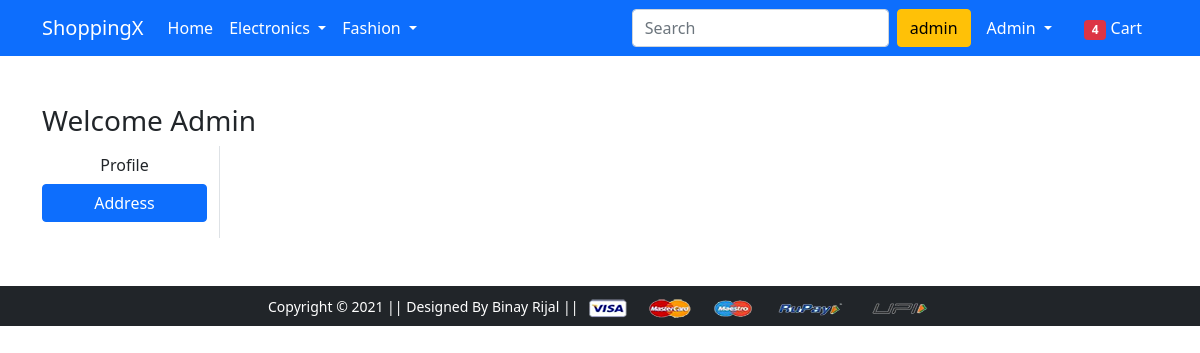
Page /address/ (signed in) on the earlier database version.
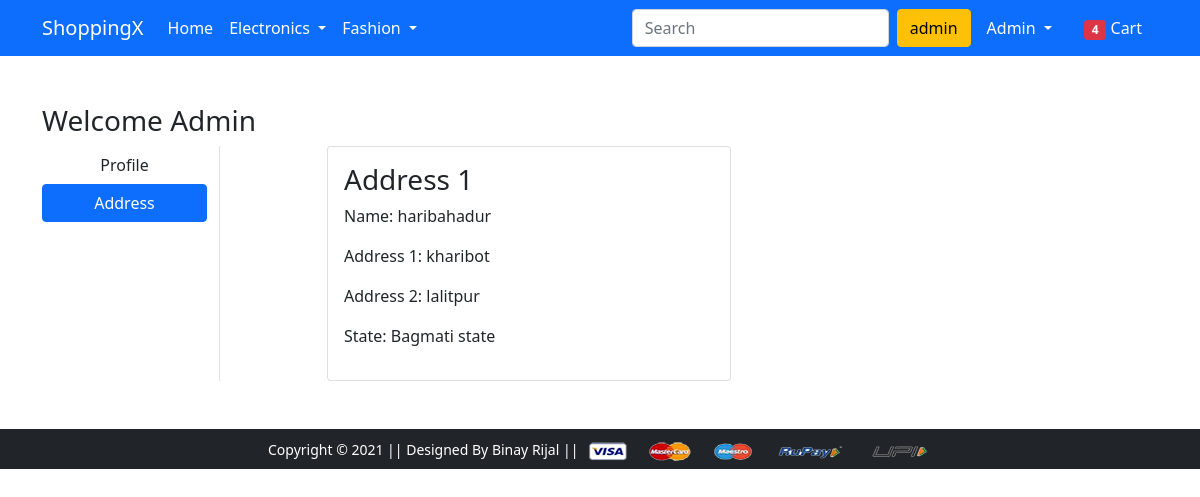
Same page on the later database version.
### app/models.py (models this page shows, shortened)
class Customer(models.Model):
    user=models.ForeignKey(User,on_delete=models.CASCADE)
    name=models.CharField(max_length=50)
    locality=models.CharField(max_length=100)
    city=models.CharField(max_length=100)
    zipcode=models.IntegerField()
    state=models.CharField(choices=STATE_CHOICES,max_length=100)

### app/views.py (the view)
# urls.py: path('address/', views.address, name='address'),
def address(request):
 user=request.user
 obj=Customer.objects.filter(user=user)
 return render(request, 'app/address.html',{'obj':obj,'active':'btn-primary'})

### app/templates/app/address.html (shortened to what this page needs)
{% extends 'app/base.html' %}
{% load static %}
{% block main-content %}
<div class="container my-5">
 <div class="row">
 <h3>Welcome {{request.user|capfirst}}</h3>
  <div class="col-sm-2 border-end">
   <ul class="list-unstyled">
    <li class="d-grid"><a href="{% url 'profile' %}" class="btn ">Profile</a></li>
    <li class="d-grid"><a href="{% url 'address' %}" class="btn {{active}}">Address</a></li>
   </ul>
  </div>
  <div class="col-sm-9 offset-sm-1">
   <div class="row">
    {%for o in obj%}
    <div class="col-sm-6">
     <div class="card">
      <div class="card-body">
       <h3>Address {{forloop.counter}}</h3>
       <p>Name: {{o.name}}</p>
       <p>Address 1: {{o.locality}}</p>
       <p>Address 2: {{o.city}}</p>
       <p>State: {{o.state}}</p>
      </div>
     </div>
    </div>
    {%endfor%}
   </div>
  </div>
 </div>
</div>
{% endblock main-content %}

Differences in the rows shown:
added Customer: name "haribahadur", locality "kharibot", city "lalitpur", state "Bagmati state"
